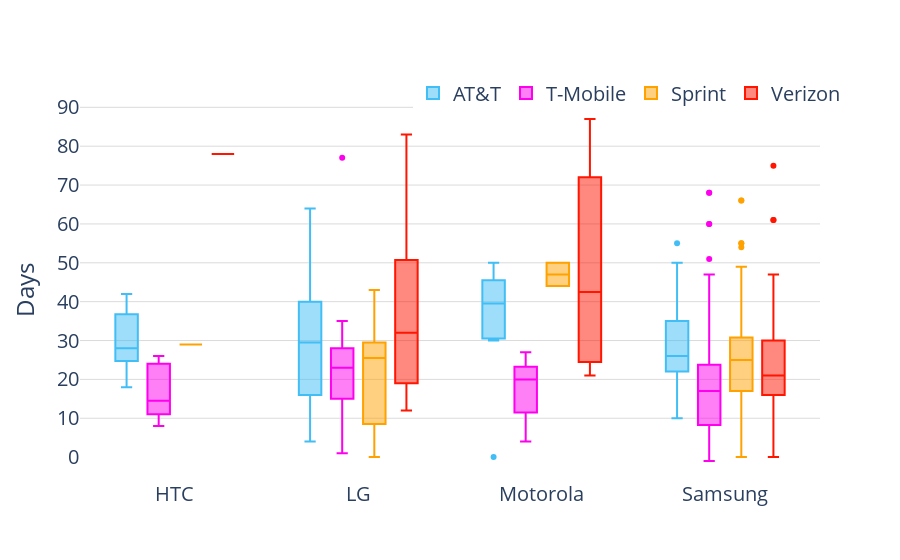

The notebook cell this image was saved under:
### Code cell
data = []

att=[[] for _ in range(2)]
ver=[[] for _ in range(2)]
tmobile=[[] for _ in range(2)]
spt=[[] for _ in range(2)]

matchMan=[]
print("Number of Matching Models: "+str(len(sameModel)))

perCarMan={}
perCarMan['AT&T']={}
perCarMan['Verizon']={}
perCarMan['T-Mobile']={}
perCarMan['Sprint']={}

carrierDF.difference=carrierDF.difference.astype(float)


attC=0
verC=0
sprC=0
tmobC=0


for model in sameModel:
    tempMan=carrierDF[carrierDF.Model==model]
    matchMan.extend(tempMan.Manufacture.unique())
    
#     if matchMan[-1]=="Samsung":
#         attC+=len(tempMan[tempMan.Carrier=='AT&T'])
#         verC+=len(tempMan[tempMan.Carrier=='Verizon'])
#         sprC+=len(tempMan[tempMan.Carrier=='T-Mobile'])
#         tmobC+=len(tempMan[tempMan.Carrier=='Sprint'])
    

    # check att
    newatt=tempMan[tempMan.Carrier=='AT&T']
    att[0].extend(newatt.difference.values)
    att[1].extend(newatt.Manufacture.values)
    if att[1][-1] in perCarMan['AT&T']:
        perCarMan['AT&T'][att[1][-1]]=np.concatenate((perCarMan['AT&T'][att[1][-1]],newatt.difference.values),axis=None)
    else:
        perCarMan['AT&T'][att[1][-1]]=newatt.difference.values
        
    # check verizon
    newver=tempMan[tempMan.Carrier=='Verizon']
    ver[0].extend(newver.difference.values)
    ver[1].extend(newver.Manufacture.values)
    if ver[1][-1] in perCarMan['Verizon']:
        perCarMan['Verizon'][ver[1][-1]]=np.concatenate((perCarMan['Verizon'][ver[1][-1]],newver.difference.values),axis=None)
    else:
        perCarMan['Verizon'][ver[1][-1]]=newver.difference.values
    
    # check tmobile
    newtmb=tempMan[tempMan.Carrier=='T-Mobile']
    tmobile[0].extend(newtmb.difference.values)
    tmobile[1].extend(newtmb.Manufacture.values)
    if tmobile[1][-1] in perCarMan['T-Mobile']:
        perCarMan['T-Mobile'][tmobile[1][-1]]=np.concatenate((perCarMan['T-Mobile'][tmobile[1][-1]],newtmb.difference.values),axis=None)
    else:
        perCarMan['T-Mobile'][tmobile[1][-1]]=newtmb.difference.values
    
    
    # check sprint
    newspt=tempMan[tempMan.Carrier=='Sprint']
    spt[0].extend(newspt.difference.values)
    spt[1].extend(newspt.Manufacture.values)
    if spt[1][-1] in perCarMan['Sprint']:
        perCarMan['Sprint'][spt[1][-1]]=np.concatenate((perCarMan['Sprint'][spt[1][-1]],newspt.difference.values),axis=None)
    else:
        perCarMan['Sprint'][spt[1][-1]]=newspt.difference.values

# calculate the average per shared manufacture and carrier
matchMan=list(set(matchMan))
for man in matchMan:
    print(man)
    print(np.mean(perCarMan['AT&T'][man]))
    print(np.mean(perCarMan['T-Mobile'][man]))
    print(np.mean(perCarMan['Sprint'][man]))
    print(np.mean(perCarMan['Verizon'][man]))
    print()
    
    if man == "Samsung":
        attC+=len(perCarMan['AT&T'][man])
        verC+=len(perCarMan['Verizon'][man])
        sprC+=len(perCarMan['Sprint'][man])
        tmobC+=len(perCarMan['T-Mobile'][man])
    
print("NUMBER OF POINTS FOR SAMSUNG")
print("AT&T: " + str(attC))
print("Verizon: " + str(verC))
print("Sprint: " + str(sprC))
print("T-Mobile: " + str(tmobC))
    
data=[]
data.append(go.Box(
    x=att[1],
    y=att[0],
    name="AT&T",
    marker=dict(
                    color='rgb'+str(lvlColor["AT&T"]),
                )
)) 


data.append(go.Box(
    x=tmobile[1],
    y=tmobile[0],
    name="T-Mobile",
    marker=dict(
                    color='rgb'+str(lvlColor["T-Mobile"]),
                )
))

data.append(go.Box(
    x=spt[1],
    y=spt[0],
    name="Sprint",
    marker=dict(
                    color='rgb'+str(lvlColor["Sprint"]),
                )
))
 
data.append(go.Box(
    x=ver[1],
    y=ver[0],
    name="Verizon",
    marker=dict(
                    color='rgb'+str(lvlColor["Verizon"]),
                )
))    
    
# Edit the layout
layout = dict(#title = "Rollout Latency for Similiar Manufactures Across Carriers",
              #xaxis = dict(title = 'Manufacturers'),
              yaxis = dict(title = 'Days',showgrid=True, gridcolor='rgb(219, 219, 219)'),
              plot_bgcolor='rgba(0,0,0,0)',
              boxmode='group',
              legend_orientation="h",
              legend=dict(x=0.45, y=1.07),
              font=dict(size=20)
              )

fig = dict(data=data, layout=layout)
py.offline.iplot(fig)

# pio.write_image(fig, 'carrier-manufacture-same-models.pdf', width=1000, height=600)

### Figure 1 — Plotly figure (JSON) as saved in the notebook; plotly's stock layout.template omitted (floating-point values rounded to 4 significant figures; data arrays with more than 128 entries replaced by an {"elided": "..."} marker saying what was removed)
{"data": [{"marker": {"color": "rgb(64, 190, 245)"}, "name": "AT&T", "type": "box", "x": {"elided": "197 str values"}, "y": {"elided": "197 int values"}}, {"marker": {"color": "rgb(255, 0, 238)"}, "name": "T-Mobile", "type": "box", "x": {"elided": "242 str values"}, "y": {"elided": "242 int values"}}, {"marker": {"color": "rgb(255, 162, 0)"}, "name": "Sprint", "type": "box", "x": {"elided": "150 str values"}, "y": {"elided": "150 int values"}}, {"marker": {"color": "rgb(255, 21, 0)"}, "name": "Verizon", "type": "box", "x": ["HTC", "LG", "LG", "LG", "LG", "LG", "LG", "LG", "LG", "LG", "LG", "LG", "LG", "LG", "LG", "LG", "Motorola", "Motorola", "Motorola", "Motorola", "Samsung", "Samsung", "Samsung", "Samsung", "Samsung", "Samsung", "Samsung", "Samsung", "Samsung", "Samsung", "Samsung", "Samsung", "Samsung", "Samsung", "Samsung", "Samsung", "Samsung", "Samsung", "Samsung", "Samsung", "Samsung", "Samsung", "Samsung", "Samsung", "Samsung", "Samsung", "Samsung", "Samsung", "Samsung", "Samsung", "Samsung", "Samsung", "Samsung", "Samsung", "Samsung", "Samsung", "Samsung", "Samsung", "Samsung", "Samsung", "Samsung", "Samsung", "Samsung", "Samsung", "Samsung", "Samsung", "Samsung", "Samsung", "Samsung", "Samsung", "Samsung", "Samsung", "Samsung", "Samsung", "Samsung", "Samsung", "Samsung", "Samsung", "Samsung", "Samsung", "Samsung", "Samsung", "Samsung", "Samsung", "Samsung", "Samsung", "Samsung", "Samsung", "Samsung", "Samsung", "Samsung", "Samsung", "Samsung", "Samsung", "Samsung", "Samsung", "Samsung", "Samsung", "Samsung", "Samsung"], "y": [78, 18, 50, 23, 28, 44, 16, 83, 53, 22, 54, 32, 51, 46, 16, 12, 28, 21, 87, 57, 17, 47, 21, 75, 15, 33, 3, 21, 30, 33, 21, 17, 26, 24, 38, 26, 13, 31, 20, 24, 14, 6, 9, 15, 25, 61, 0, 2, 25, 61, 0, 2, 16, 20, 30, 44, 43, 16, 20, 30, 44, 43, 15, 30, 33, 21, 20, 24, 21, 15, 30, 33, 21, 20, 24, 21, 34, 13, 39, 18, 19, 14, 12, 12, 28, 23, 30, 31, 20, 29, 17, 9, 28, 23, 30, 31, 20, 29, 17, 9]}], "layout": {"boxmode": "group", "font": {"size": 20}, "legend": {"orientation": "h", "x": 0.45, "y": 1.07}, "plot_bgcolor": "rgba(0,0,0,0)", "yaxis": {"gridcolor": "rgb(219, 219, 219)", "showgrid": true, "title": {"text": "Days"}}}}
